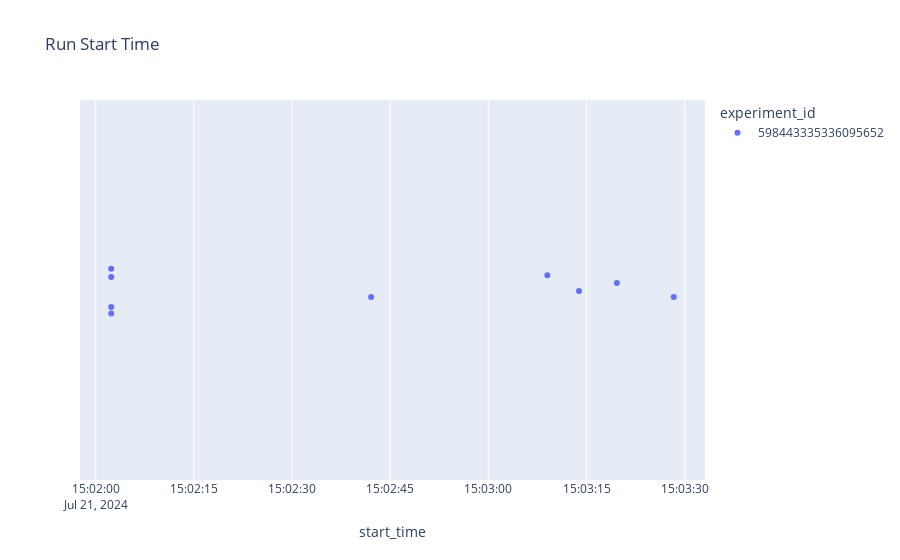

Notebook source saved alongside this figure:
### Code cell
px.strip(
    runs,
    x="start_time",
    color="experiment_id",
    hover_name="run_name",
    hover_data=runs.columns,
    title="Run Start Time",
)

### Figure 1 — Plotly figure (JSON) as saved in the notebook; plotly's stock layout.template omitted (floating-point values rounded to 4 significant figures)
{"data": [{"alignmentgroup": "True", "boxpoints": "all", "customdata": [["file:///home/fmind/mlops-python-package/mlruns/598443335336095652/5936b0cb0d9b47b2a1862344a79e55e7/artifacts", "2024-07-21T15:04:07.438000", "598443335336095652", "active", "5936b0cb0d9b47b2a1862344a79e55e7", "Explanations", "5936b0cb0d9b47b2a1862344a79e55e7", "FINISHED", "fmind", {}, {"conf_file": "confs/explanations.yaml"}, {"mlflow.gitRepoURL": "git@github.com:fmind/mlops-python-package", "mlflow.project.backend": "local", "mlflow.project.entryPoint": "main", "mlflow.project.env": "virtualenv", "mlflow.runName": "Explanations", "mlflow.source.git.commit": "ee17d0a9de59efd2eb99d667786ac417ec8b3b63", "mlflow.source.git.repoURL": "git@github.com:fmind/mlops-python-package", "mlflow.source.name": "file:///home/fmind/mlops-python-package", "mlflow.source.type": "PROJECT", "mlflow.user": "fmind"}, "fmind", "file:///home/fmind/mlops-python-package", "PROJECT", "main", "ee17d0a9de59efd2eb99d667786ac417ec8b3b63", "git@github.com:fmind/mlops-python-package", "git@github.com:fmind/mlops-python-package", "Explanations", "virtualenv", "local", null, null, null, null, null, null], ["file:///home/fmind/mlops-python-package/mlruns/598443335336095652/ef5b224b3f4e4dbcb05169cfc4f358f7/artifacts", "2024-07-21T15:03:25.782000", "598443335336095652", "active", "ef5b224b3f4e4dbcb05169cfc4f358f7", "Evaluations", "ef5b224b3f4e4dbcb05169cfc4f358f7", "FINISHED", "fmind", {"example_count": 13903, "max_error": 4294967295, "mean_absolute_error": 2044000000.0, "mean_absolute_percentage_error": 55190000.0, "mean_on_target": 174.6, "mean_squared_error": 296.7, "r2_score": 0.9894, "root_mean_squared_error": 17.22, "sum_on_target": 2428008}, {"conf_file": "confs/evaluations.yaml"}, {"mlflow.datasets": "[{\"name\":\"ce0fe6e33c74e2fa3659d51482be5f27\",\"hash\":\"ce0fe6e33c74e2fa3659d51482be5f27\",\"model\":\"c18c304506ec438c9937a5804b4e19bc\"}]", "mlflow.gitRepoURL": "git@github.com:fmind/mlops-python-package", "mlflow.project.backend": "local", "mlflow.project.entryPoint": "main", "mlflow.project.env": "virtualenv", "mlflow.runName": "Evaluations", "mlflow.source.git.commit": "ee17d0a9de59efd2eb99d667786ac417ec8b3b63", "mlflow.source.git.repoURL": "git@github.com:fmind/mlops-python-package", "mlflow.source.name": "file:///home/fmind/mlops-python-package", "mlflow.source.type": "PROJECT", "mlflow.user": "fmind"}, "fmind", "file:///home/fmind/mlops-python-package", "PROJECT", "main", "ee17d0a9de59efd2eb99d667786ac417ec8b3b63", "git@github.com:fmind/mlops-python-package", "git@github.com:fmind/mlops-python-package", "Evaluations", "virtualenv", "local", "[{\"name\":\"ce0fe6e33c74e2fa3659d51482be5f27\",\"hash\":\"ce0fe6e33c74e2fa3659d51482be5f27\",\"model\":\"c18c304506ec438c9937a5804b4e19bc\"}]", null, null, null, null, null], ["file:///home/fmind/mlops-python-package/mlruns/598443335336095652/65f34c799e814cfe82d844b0eff6a16f/artifacts", "2024-07-21T15:03:18.035000", "598443335336095652", "active", "65f34c799e814cfe82d844b0eff6a16f", "Inference", "65f34c799e814cfe82d844b0eff6a16f", "FINISHED", "fmind", {}, {"conf_file": "confs/inference.yaml"}, {"mlflow.gitRepoURL": "git@github.com:fmind/mlops-python-package", "mlflow.project.backend": "local", "mlflow.project.entryPoint": "main", "mlflow.project.env": "virtualenv", "mlflow.runName": "Inference", "mlflow.source.git.commit": "ee17d0a9de59efd2eb99d667786ac417ec8b3b63", "mlflow.source.git.repoURL": "git@github.com:fmind/mlops-python-package", "mlflow.source.name": "file:///home/fmind/mlops-python-package", "mlflow.source.type": "PROJECT", "mlflow.user": "fmind"}, "fmind", "file:///home/fmind/mlops-python-package", "PROJECT", "main", "ee17d0a9de59efd2eb99d667786ac417ec8b3b63", "git@github.com:fmind/mlops-python-package", "git@github.com:fmind/mlops-python-package", "Inference", "virtualenv", "local", null, null, null, null, null, null], ["file:///home/fmind/mlops-python-package/mlruns/598443335336095652/a5dbcb3fc6a24fdc863fb31eb0fc4d7a/artifacts", "2024-07-21T15:03:12.321000", "598443335336095652", "active", "a5dbcb3fc6a24fdc863fb31eb0fc4d7a", "Promotion", "a5dbcb3fc6a24fdc863fb31eb0fc4d7a", "FINISHED", "fmind", {}, {"conf_file": "confs/promotion.yaml"}, {"mlflow.gitRepoURL": "git@github.com:fmind/mlops-python-package", "mlflow.project.backend": "local", "mlflow.project.entryPoint": "main", "mlflow.project.env": "virtualenv", "mlflow.runName": "Promotion", "mlflow.source.git.commit": "ee17d0a9de59efd2eb99d667786ac417ec8b3b63", "mlflow.source.git.repoURL": "git@github.com:fmind/mlops-python-package", "mlflow.source.name": "file:///home/fmind/mlops-python-package", "mlflow.source.type": "PROJECT", "mlflow.user": "fmind"}, "fmind", "file:///home/fmind/mlops-python-package", "PROJECT", "main", "ee17d0a9de59efd2eb99d667786ac417ec8b3b63", "git@github.com:fmind/mlops-python-package", "git@github.com:fmind/mlops-python-package", "Promotion", "virtualenv", "local", null, null, null, null, null, null], ["file:///home/fmind/mlops-python-package/mlruns/598443335336095652/47302e957d8542198a281aad07b2413b/artifacts", "2024-07-21T15:03:07.098000", "598443335336095652", "active", "47302e957d8542198a281aad07b2413b", "Training", "47302e957d8542198a281aad07b2413b", "FINISHED", "fmind", {"mean_squared_error": -1787.0, "system/cpu_utilization_percentage": 15.6, "system/disk_available_megabytes": 35140.0, "system/disk_usage_megabytes": 70850.0, "system/disk_usage_percentage": 66.8, "system/network_receive_megabytes": 0.001855, "system/network_transmit_megabytes": 0.00373, "system/system_memory_usage_megabytes": 4144.0, "system/system_memory_usage_percentage": 27.5, "training_mean_absolute_error": 6.805, "training_mean_squared_error": 124.5, "training_r2_score": 0.9949, "training_root_mean_squared_error": 11.16, "training_score": 0.9949}, {"conf_file": "confs/training.yaml", "memory": "None", "regressor": "RandomForestRegressor(max_depth=20, n_estimators=200, random_state=42)", "regressor__bootstrap": "True", "regressor__ccp_alpha": "0.0", "regressor__criterion": "squared_error", "regressor__max_depth": "20", "regressor__max_features": "1.0", "regressor__max_leaf_nodes": "None", "regressor__max_samples": "None", "regressor__min_impurity_decrease": "0.0", "regressor__min_samples_leaf": "1", "regressor__min_samples_split": "2", "regressor__min_weight_fraction_leaf": "0.0", "regressor__monotonic_cst": "None", "regressor__n_estimators": "200", "regressor__n_jobs": "None", "regressor__oob_score": "False", "regressor__random_state": "42", "regressor__verbose": "0", "regressor__warm_start": "False", "steps": "[('transformer', ColumnTransformer(transformers=[('categoricals',\n                                 OneHotEncoder(handle_unknown='ignore',\n                                               sparse_output=False),\n                                 ['season', 'weathersit']),\n                                ('numericals', 'passthrough',\n                                 ['yr', 'mnth', 'hr', 'holiday', 'weekday',\n                                  'workingday', 'temp', 'atemp', 'hum',\n                                  'windspeed', 'casual'])])), ('regressor', RandomForestRegressor(max_depth=20, n_estimators=200, random_state=42))]", "transformer": "ColumnTransformer(transformers=[('categoricals',\n                                 OneHotEncoder(handle_unknown='ignore',\n                                               sparse_output=False),\n                                 ['season', 'weathersit']),\n                                ('numericals', 'passthrough',\n                                 ['yr', 'mnth', 'hr', 'holiday', 'weekday',\n                                  'workingday', 'temp', 'atemp', 'hum',\n                                  'windspeed', 'casual'])])", "transformer__categoricals": "OneHotEncoder(handle_unknown='ignore', sparse_output=False)", "transformer__categoricals__categories": "auto", "transformer__categoricals__drop": "None", "transformer__categoricals__dtype": "<class 'numpy.float64'>", "transformer__categoricals__feature_name_combiner": "concat", "transformer__categoricals__handle_unknown": "ignore", "transformer__categoricals__max_categories": "None", "transformer__categoricals__min_frequency": "None", "transformer__categoricals__sparse_output": "False", "transformer__n_jobs": "None", "transformer__numericals": "passthrough", "transformer__remainder": "drop", "transformer__sparse_threshold": "0.3", "transformer__transformer_weights": "None", "transformer__transformers": "[('categoricals', OneHotEncoder(handle_unknown='ignore', sparse_output=False), ['season', 'weathersit']), ('numericals', 'passthrough', ['yr', 'mnth', 'hr', 'holiday', 'weekday', 'workingday', 'temp', 'atemp', 'hum', 'windspeed', 'casual'])]", "transformer__verbose": "False", "transformer__verbose_feature_names_out": "True", "verbose": "False"}, {"estimator_class": "sklearn.pipeline.Pipeline", "estimator_name": "Pipeline", "mlflow.gitRepoURL": "git@github.com:fmind/mlops-python-package", "mlflow.log-model.history": "[{\"run_id\": \"47302e957d8542198a281aad07b2413b\", \"artifact_path\": \"model\", \"utc_time_created\": \"2024-07-21 15:02:54.863113\", \"flavors\": {\"python_function\": {\"model_path\": \"model.pkl\", \"predict_fn\": \"predict\", \"loader_module\": \"mlflow.sklearn\", \"python_version\": \"3.12.4\", \"env\": {\"conda\": \"conda.yaml\", \"virtualenv\": \"python_env.yaml\"}}, \"sklearn\": {\"pickled_model\": \"model.pkl\", \"sklearn_version\": \"1.4.2\", \"serialization_format\": \"cloudpickle\", \"code\": null}}, \"model_uuid\": \"4fd09447dee548f586e05d2edbfbe2d8\", \"mlflow_version\": \"2.14.3\", \"signature\": {\"inputs\": \"[{\\\"type\\\": \\\"datetime\\\", \\\"name\\\": \\\"dteday\\\", \\\"required\\\": true}, {\\\"type\\\": \\\"integer\\\", \\\"name\\\": \\\"season\\\", \\\"required\\\": true}, {\\\"type\\\": \\\"integer\\\", \\\"name\\\": \\\"yr\\\", \\\"required\\\": true}, {\\\"type\\\": \\\"integer\\\", \\\"name\\\": \\\"mnth\\\", \\\"required\\\": true}, {\\\"type\\\": \\\"integer\\\", \\\"name\\\": \\\"hr\\\", \\\"required\\\": true}, {\\\"type\\\": \\\"boolean\\\", \\\"name\\\": \\\"holiday\\\", \\\"required\\\": true}, {\\\"type\\\": \\\"integer\\\", \\\"name\\\": \\\"weekday\\\", \\\"required\\\": true}, {\\\"type\\\": \\\"boolean\\\", \\\"name\\\": \\\"workingday\\\", \\\"required\\\": true}, {\\\"type\\\": \\\"integer\\\", \\\"name\\\": \\\"weathersit\\\", \\\"required\\\": true}, {\\\"type\\\": \\\"float\\\", \\\"name\\\": \\\"temp\\\", \\\"required\\\": true}, {\\\"type\\\": \\\"float\\\", \\\"name\\\": \\\"atemp\\\", \\\"required\\\": true}, {\\\"type\\\": \\\"float\\\", \\\"name\\\": \\\"hum\\\", \\\"required\\\": true}, {\\\"type\\\": \\\"float\\\", \\\"name\\\": \\\"windspeed\\\", \\\"required\\\": true}, {\\\"type\\\": \\\"long\\\", \\\"name\\\": \\\"casual\\\", \\\"required\\\": true}, {\\\"type\\\": \\\"long\\\", \\\"name\\\": \\\"registered\\\", \\\"required\\\": true}]\", \"outputs\": \"[{\\\"type\\\": \\\"tensor\\\", \\\"tensor-spec\\\": {\\\"dtype\\\": \\\"float64\\\", \\\"shape\\\": [-1]}}]\", \"params\": null}, \"saved_input_example_info\": {\"artifact_path\": \"input_example.json\", \"type\": \"dataframe\", \"pandas_orient\": \"split\"}, \"model_size_bytes\": 203898413}, {\"run_id\": \"47302e957d8542198a281aad07b2413b\", \"artifact_path\": \"model\", \"utc_time_created\": \"2024-07-21 15:02:59.278448\", \"flavors\": {\"python_function\": {\"streamable\": false, \"cloudpickle_version\": \"3.0.0\", \"python_model\": \"python_model.pkl\", \"loader_module\": \"mlflow.pyfunc.model\", \"python_version\": \"3.12.4\", \"env\": {\"conda\": \"conda.yaml\", \"virtualenv\": \"python_env.yaml\"}, \"code\": null}}, \"model_uuid\": \"c18c304506ec438c9937a5804b4e19bc\", \"mlflow_version\": \"2.14.3\", \"signature\": {\"inputs\": \"[{\\\"type\\\": \\\"datetime\\\", \\\"name\\\": \\\"dteday\\\", \\\"required\\\": true}, {\\\"type\\\": \\\"integer\\\", \\\"name\\\": \\\"season\\\", \\\"required\\\": true}, {\\\"type\\\": \\\"integer\\\", \\\"name\\\": \\\"yr\\\", \\\"required\\\": true}, {\\\"type\\\": \\\"integer\\\", \\\"name\\\": \\\"mnth\\\", \\\"required\\\": true}, {\\\"type\\\": \\\"integer\\\", \\\"name\\\": \\\"hr\\\", \\\"required\\\": true}, {\\\"type\\\": \\\"boolean\\\", \\\"name\\\": \\\"holiday\\\", \\\"required\\\": true}, {\\\"type\\\": \\\"integer\\\", \\\"name\\\": \\\"weekday\\\", \\\"required\\\": true}, {\\\"type\\\": \\\"boolean\\\", \\\"name\\\": \\\"workingday\\\", \\\"required\\\": true}, {\\\"type\\\": \\\"integer\\\", \\\"name\\\": \\\"weathersit\\\", \\\"required\\\": true}, {\\\"type\\\": \\\"float\\\", \\\"name\\\": \\\"temp\\\", \\\"required\\\": true}, {\\\"type\\\": \\\"float\\\", \\\"name\\\": \\\"atemp\\\", \\\"required\\\": true}, {\\\"type\\\": \\\"float\\\", \\\"name\\\": \\\"hum\\\", \\\"required\\\": true}, {\\\"type\\\": \\\"float\\\", \\\"name\\\": \\\"windspeed\\\", \\\"required\\\": true}, {\\\"type\\\": \\\"long\\\", \\\"name\\\": \\\"casual\\\", \\\"required\\\": true}, {\\\"type\\\": \\\"long\\\", \\\"name\\\": \\\"registered\\\", \\\"required\\\": true}]\", \"outputs\": \"[{\\\"type\\\": \\\"long\\\", \\\"name\\\": \\\"prediction\\\", \\\"required\\\": true}]\", \"params\": null}, \"saved_input_example_info\": {\"artifact_path\": \"input_example.json\", \"type\": \"dataframe\", \"pandas_orient\": \"split\"}, \"model_size_bytes\": 205599260}]", "mlflow.project.backend": "local", "mlflow.project.entryPoint": "main", "mlflow.project.env": "virtualenv", "mlflow.runName": "Training", "mlflow.source.git.commit": "ee17d0a9de59efd2eb99d667786ac417ec8b3b63", "mlflow.source.git.repoURL": "git@github.com:fmind/mlops-python-package", "mlflow.source.name": "file:///home/fmind/mlops-python-package", "mlflow.source.type": "PROJECT", "mlflow.user": "fmind"}, "fmind", "file:///home/fmind/mlops-python-package", "PROJECT", "main", "ee17d0a9de59efd2eb99d667786ac417ec8b3b63", "git@github.com:fmind/mlops-python-package", "git@github.com:fmind/mlops-python-package", "Training", "virtualenv", "local", null, "Pipeline", "sklearn.pipeline.Pipeline", "[{\"run_id\": \"47302e957d8542198a281aad07b2413b\", \"artifact_path\": \"model\", \"utc_time_created\": \"2024-07-21 15:02:54.863113\", \"flavors\": {\"python_function\": {\"model_path\": \"model.pkl\", \"predict_fn\": \"predict\", \"loader_module\": \"mlflow.sklearn\", \"python_version\": \"3.12.4\", \"env\": {\"conda\": \"conda.yaml\", \"virtualenv\": \"python_env.yaml\"}}, \"sklearn\": {\"pickled_model\": \"model.pkl\", \"sklearn_version\": \"1.4.2\", \"serialization_format\": \"cloudpickle\", \"code\": null}}, \"model_uuid\": \"4fd09447dee548f586e05d2edbfbe2d8\", \"mlflow_version\": \"2.14.3\", \"signature\": {\"inputs\": \"[{\\\"type\\\": \\\"datetime\\\", \\\"name\\\": \\\"dteday\\\", \\\"required\\\": true}, {\\\"type\\\": \\\"integer\\\", \\\"name\\\": \\\"season\\\", \\\"required\\\": true}, {\\\"type\\\": \\\"integer\\\", \\\"name\\\": \\\"yr\\\", \\\"required\\\": true}, {\\\"type\\\": \\\"integer\\\", \\\"name\\\": \\\"mnth\\\", \\\"required\\\": true}, {\\\"type\\\": \\\"integer\\\", \\\"name\\\": \\\"hr\\\", \\\"required\\\": true}, {\\\"type\\\": \\\"boolean\\\", \\\"name\\\": \\\"holiday\\\", \\\"required\\\": true}, {\\\"type\\\": \\\"integer\\\", \\\"name\\\": \\\"weekday\\\", \\\"required\\\": true}, {\\\"type\\\": \\\"boolean\\\", \\\"name\\\": \\\"workingday\\\", \\\"required\\\": true}, {\\\"type\\\": \\\"integer\\\", \\\"name\\\": \\\"weathersit\\\", \\\"required\\\": true}, {\\\"type\\\": \\\"float\\\", \\\"name\\\": \\\"temp\\\", \\\"required\\\": true}, {\\\"type\\\": \\\"float\\\", \\\"name\\\": \\\"atemp\\\", \\\"required\\\": true}, {\\\"type\\\": \\\"float\\\", \\\"name\\\": \\\"hum\\\", \\\"required\\\": true}, {\\\"type\\\": \\\"float\\\", \\\"name\\\": \\\"windspeed\\\", \\\"required\\\": true}, {\\\"type\\\": \\\"long\\\", \\\"name\\\": \\\"casual\\\", \\\"required\\\": true}, {\\\"type\\\": \\\"long\\\", \\\"name\\\": \\\"registered\\\", \\\"required\\\": true}]\", \"outputs\": \"[{\\\"type\\\": \\\"tensor\\\", \\\"tensor-spec\\\": {\\\"dtype\\\": \\\"float64\\\", \\\"shape\\\": [-1]}}]\", \"params\": null}, \"saved_input_example_info\": {\"artifact_path\": \"input_example.json\", \"type\": \"dataframe\", \"pandas_orient\": \"split\"}, \"model_size_bytes\": 203898413}, {\"run_id\": \"47302e957d8542198a281aad07b2413b\", \"artifact_path\": \"model\", \"utc_time_created\": \"2024-07-21 15:02:59.278448\", \"flavors\": {\"python_function\": {\"streamable\": false, \"cloudpickle_version\": \"3.0.0\", \"python_model\": \"python_model.pkl\", \"loader_module\": \"mlflow.pyfunc.model\", \"python_version\": \"3.12.4\", \"env\": {\"conda\": \"conda.yaml\", \"virtualenv\": \"python_env.yaml\"}, \"code\": null}}, \"model_uuid\": \"c18c304506ec438c9937a5804b4e19bc\", \"mlflow_version\": \"2.14.3\", \"signature\": {\"inputs\": \"[{\\\"type\\\": \\\"datetime\\\", \\\"name\\\": \\\"dteday\\\", \\\"required\\\": true}, {\\\"type\\\": \\\"integer\\\", \\\"name\\\": \\\"season\\\", \\\"required\\\": true}, {\\\"type\\\": \\\"integer\\\", \\\"name\\\": \\\"yr\\\", \\\"required\\\": true}, {\\\"type\\\": \\\"integer\\\", \\\"name\\\": \\\"mnth\\\", \\\"required\\\": true}, {\\\"type\\\": \\\"integer\\\", \\\"name\\\": \\\"hr\\\", \\\"required\\\": true}, {\\\"type\\\": \\\"boolean\\\", \\\"name\\\": \\\"holiday\\\", \\\"required\\\": true}, {\\\"type\\\": \\\"integer\\\", \\\"name\\\": \\\"weekday\\\", \\\"required\\\": true}, {\\\"type\\\": \\\"boolean\\\", \\\"name\\\": \\\"workingday\\\", \\\"required\\\": true}, {\\\"type\\\": \\\"integer\\\", \\\"name\\\": \\\"weathersit\\\", \\\"required\\\": true}, {\\\"type\\\": \\\"float\\\", \\\"name\\\": \\\"temp\\\", \\\"required\\\": true}, {\\\"type\\\": \\\"float\\\", \\\"name\\\": \\\"atemp\\\", \\\"required\\\": true}, {\\\"type\\\": \\\"float\\\", \\\"name\\\": \\\"hum\\\", \\\"required\\\": true}, {\\\"type\\\": \\\"float\\\", \\\"name\\\": \\\"windspeed\\\", \\\"required\\\": true}, {\\\"type\\\": \\\"long\\\", \\\"name\\\": \\\"casual\\\", \\\"required\\\": true}, {\\\"type\\\": \\\"long\\\", \\\"name\\\": \\\"registered\\\", \\\"required\\\": true}]\", \"outputs\": \"[{\\\"type\\\": \\\"long\\\", \\\"name\\\": \\\"prediction\\\", \\\"required\\\": true}]\", \"params\": null}, \"saved_input_example_info\": {\"artifact_path\": \"input_example.json\", \"type\": \"dataframe\", \"pandas_orient\": \"split\"}, \"model_size_bytes\": 205599260}]", null, null], ["file:///home/fmind/mlops-python-package/mlruns/598443335336095652/38a4df3abf194e06b5eeaaa0bb383ee8/artifacts", "2024-07-21T15:02:40.466000", "598443335336095652", "active", "38a4df3abf194e06b5eeaaa0bb383ee8", "Tuning", "38a4df3abf194e06b5eeaaa0bb383ee8", "FINISHED", "fmind", {"best_cv_score": -5517.0, "system/cpu_utilization_percentage": 17.1, "system/disk_available_megabytes": 35140.0, "system/disk_usage_megabytes": 70840.0, "system/disk_usage_percentage": 66.8, "system/network_receive_megabytes": 0.01259, "system/network_transmit_megabytes": 0.006137, "system/system_memory_usage_megabytes": 4245, "system/system_memory_usage_percentage": 28.1, "training_score": -1951.0}, {"best_max_depth": "7", "conf_file": "confs/tuning.yaml", "cv": "KIND='TimeSeriesSplitter' gap=0 n_splits=4 test_size=1440", "error_score": "raise", "estimator": "KIND='BaselineSklearnModel' max_depth=20 n_estimators=200 random_state=42", "n_jobs": "None", "param_grid": "{'max_depth': [3, 5, 7]}", "pre_dispatch": "2*n_jobs", "refit": "True", "return_train_score": "False", "scoring": "<bound method Metric.scorer of SklearnMetric(KIND='SklearnMetric', name='mean_squared_error', greater_is_better=False)>", "verbose": "3"}, {"estimator_class": "sklearn.model_selection._search.GridSearchCV", "estimator_name": "GridSearchCV", "mlflow.gitRepoURL": "git@github.com:fmind/mlops-python-package", "mlflow.log-model.history": "[{\"run_id\": \"38a4df3abf194e06b5eeaaa0bb383ee8\", \"artifact_path\": \"model\", \"utc_time_created\": \"2024-07-21 15:02:33.521812\", \"flavors\": {\"python_function\": {\"model_path\": \"model.pkl\", \"predict_fn\": \"predict\", \"loader_module\": \"mlflow.sklearn\", \"python_version\": \"3.12.4\", \"env\": {\"conda\": \"conda.yaml\", \"virtualenv\": \"python_env.yaml\"}}, \"sklearn\": {\"pickled_model\": \"model.pkl\", \"sklearn_version\": \"1.4.2\", \"serialization_format\": \"cloudpickle\", \"code\": null}}, \"model_uuid\": \"67c6c33385b04cb5ad03402d17d4e377\", \"mlflow_version\": \"2.14.3\", \"signature\": {\"inputs\": \"[{\\\"type\\\": \\\"datetime\\\", \\\"name\\\": \\\"dteday\\\", \\\"required\\\": true}, {\\\"type\\\": \\\"integer\\\", \\\"name\\\": \\\"season\\\", \\\"required\\\": true}, {\\\"type\\\": \\\"integer\\\", \\\"name\\\": \\\"yr\\\", \\\"required\\\": true}, {\\\"type\\\": \\\"integer\\\", \\\"name\\\": \\\"mnth\\\", \\\"required\\\": true}, {\\\"type\\\": \\\"integer\\\", \\\"name\\\": \\\"hr\\\", \\\"required\\\": true}, {\\\"type\\\": \\\"boolean\\\", \\\"name\\\": \\\"holiday\\\", \\\"required\\\": true}, {\\\"type\\\": \\\"integer\\\", \\\"name\\\": \\\"weekday\\\", \\\"required\\\": true}, {\\\"type\\\": \\\"boolean\\\", \\\"name\\\": \\\"workingday\\\", \\\"required\\\": true}, {\\\"type\\\": \\\"integer\\\", \\\"name\\\": \\\"weathersit\\\", \\\"required\\\": true}, {\\\"type\\\": \\\"float\\\", \\\"name\\\": \\\"temp\\\", \\\"required\\\": true}, {\\\"type\\\": \\\"float\\\", \\\"name\\\": \\\"atemp\\\", \\\"required\\\": true}, {\\\"type\\\": \\\"float\\\", \\\"name\\\": \\\"hum\\\", \\\"required\\\": true}, {\\\"type\\\": \\\"float\\\", \\\"name\\\": \\\"windspeed\\\", \\\"required\\\": true}, {\\\"type\\\": \\\"long\\\", \\\"name\\\": \\\"casual\\\", \\\"required\\\": true}, {\\\"type\\\": \\\"long\\\", \\\"name\\\": \\\"registered\\\", \\\"required\\\": true}]\", \"outputs\": \"[{\\\"type\\\": \\\"long\\\", \\\"name\\\": \\\"prediction\\\", \\\"required\\\": true}]\", \"params\": null}, \"saved_input_example_info\": {\"artifact_path\": \"input_example.json\", \"type\": \"dataframe\", \"pandas_orient\": \"split\"}, \"model_size_bytes\": 3726525}, {\"run_id\": \"38a4df3abf194e06b5eeaaa0bb383ee8\", \"artifact_path\": \"best_estimator\", \"utc_time_created\": \"2024-07-21 15:02:37.041779\", \"flavors\": {\"python_function\": {\"model_path\": \"model.pkl\", \"predict_fn\": \"predict\", \"loader_module\": \"mlflow.sklearn\", \"python_version\": \"3.12.4\", \"env\": {\"conda\": \"conda.yaml\", \"virtualenv\": \"python_env.yaml\"}}, \"sklearn\": {\"pickled_model\": \"model.pkl\", \"sklearn_version\": \"1.4.2\", \"serialization_format\": \"cloudpickle\", \"code\": null}}, \"model_uuid\": \"301cd67b8f704f2280ce6b59d6846c7c\", \"mlflow_version\": \"2.14.3\", \"signature\": {\"inputs\": \"[{\\\"type\\\": \\\"datetime\\\", \\\"name\\\": \\\"dteday\\\", \\\"required\\\": true}, {\\\"type\\\": \\\"integer\\\", \\\"name\\\": \\\"season\\\", \\\"required\\\": true}, {\\\"type\\\": \\\"integer\\\", \\\"name\\\": \\\"yr\\\", \\\"required\\\": true}, {\\\"type\\\": \\\"integer\\\", \\\"name\\\": \\\"mnth\\\", \\\"required\\\": true}, {\\\"type\\\": \\\"integer\\\", \\\"name\\\": \\\"hr\\\", \\\"required\\\": true}, {\\\"type\\\": \\\"boolean\\\", \\\"name\\\": \\\"holiday\\\", \\\"required\\\": true}, {\\\"type\\\": \\\"integer\\\", \\\"name\\\": \\\"weekday\\\", \\\"required\\\": true}, {\\\"type\\\": \\\"boolean\\\", \\\"name\\\": \\\"workingday\\\", \\\"required\\\": true}, {\\\"type\\\": \\\"integer\\\", \\\"name\\\": \\\"weathersit\\\", \\\"required\\\": true}, {\\\"type\\\": \\\"float\\\", \\\"name\\\": \\\"temp\\\", \\\"required\\\": true}, {\\\"type\\\": \\\"float\\\", \\\"name\\\": \\\"atemp\\\", \\\"required\\\": true}, {\\\"type\\\": \\\"float\\\", \\\"name\\\": \\\"hum\\\", \\\"required\\\": true}, {\\\"type\\\": \\\"float\\\", \\\"name\\\": \\\"windspeed\\\", \\\"required\\\": true}, {\\\"type\\\": \\\"long\\\", \\\"name\\\": \\\"casual\\\", \\\"required\\\": true}, {\\\"type\\\": \\\"long\\\", \\\"name\\\": \\\"registered\\\", \\\"required\\\": true}]\", \"outputs\": \"[{\\\"type\\\": \\\"long\\\", \\\"name\\\": \\\"prediction\\\", \\\"required\\\": true}]\", \"params\": null}, \"saved_input_example_info\": {\"artifact_path\": \"input_example.json\", \"type\": \"dataframe\", \"pandas_orient\": \"split\"}, \"model_size_bytes\": 3713919}]", "mlflow.project.backend": "local", "mlflow.project.entryPoint": "main", "mlflow.project.env": "virtualenv", "mlflow.runName": "Tuning", "mlflow.source.git.commit": "ee17d0a9de59efd2eb99d667786ac417ec8b3b63", "mlflow.source.git.repoURL": "git@github.com:fmind/mlops-python-package", "mlflow.source.name": "file:///home/fmind/mlops-python-package", "mlflow.source.type": "PROJECT", "mlflow.user": "fmind"}, "fmind", "file:///home/fmind/mlops-python-package", "PROJECT", "main", "ee17d0a9de59efd2eb99d667786ac417ec8b3b63", "git@github.com:fmind/mlops-python-package", "git@github.com:fmind/mlops-python-package", "Tuning", "virtualenv", "local", null, "GridSearchCV", "sklearn.model_selection._search.GridSearchCV", "[{\"run_id\": \"38a4df3abf194e06b5eeaaa0bb383ee8\", \"artifact_path\": \"model\", \"utc_time_created\": \"2024-07-21 15:02:33.521812\", \"flavors\": {\"python_function\": {\"model_path\": \"model.pkl\", \"predict_fn\": \"predict\", \"loader_module\": \"mlflow.sklearn\", \"python_version\": \"3.12.4\", \"env\": {\"conda\": \"conda.yaml\", \"virtualenv\": \"python_env.yaml\"}}, \"sklearn\": {\"pickled_model\": \"model.pkl\", \"sklearn_version\": \"1.4.2\", \"serialization_format\": \"cloudpickle\", \"code\": null}}, \"model_uuid\": \"67c6c33385b04cb5ad03402d17d4e377\", \"mlflow_version\": \"2.14.3\", \"signature\": {\"inputs\": \"[{\\\"type\\\": \\\"datetime\\\", \\\"name\\\": \\\"dteday\\\", \\\"required\\\": true}, {\\\"type\\\": \\\"integer\\\", \\\"name\\\": \\\"season\\\", \\\"required\\\": true}, {\\\"type\\\": \\\"integer\\\", \\\"name\\\": \\\"yr\\\", \\\"required\\\": true}, {\\\"type\\\": \\\"integer\\\", \\\"name\\\": \\\"mnth\\\", \\\"required\\\": true}, {\\\"type\\\": \\\"integer\\\", \\\"name\\\": \\\"hr\\\", \\\"required\\\": true}, {\\\"type\\\": \\\"boolean\\\", \\\"name\\\": \\\"holiday\\\", \\\"required\\\": true}, {\\\"type\\\": \\\"integer\\\", \\\"name\\\": \\\"weekday\\\", \\\"required\\\": true}, {\\\"type\\\": \\\"boolean\\\", \\\"name\\\": \\\"workingday\\\", \\\"required\\\": true}, {\\\"type\\\": \\\"integer\\\", \\\"name\\\": \\\"weathersit\\\", \\\"required\\\": true}, {\\\"type\\\": \\\"float\\\", \\\"name\\\": \\\"temp\\\", \\\"required\\\": true}, {\\\"type\\\": \\\"float\\\", \\\"name\\\": \\\"atemp\\\", \\\"required\\\": true}, {\\\"type\\\": \\\"float\\\", \\\"name\\\": \\\"hum\\\", \\\"required\\\": true}, {\\\"type\\\": \\\"float\\\", \\\"name\\\": \\\"windspeed\\\", \\\"required\\\": true}, {\\\"type\\\": \\\"long\\\", \\\"name\\\": \\\"casual\\\", \\\"required\\\": true}, {\\\"type\\\": \\\"long\\\", \\\"name\\\": \\\"registered\\\", \\\"required\\\": true}]\", \"outputs\": \"[{\\\"type\\\": \\\"long\\\", \\\"name\\\": \\\"prediction\\\", \\\"required\\\": true}]\", \"params\": null}, \"saved_input_example_info\": {\"artifact_path\": \"input_example.json\", \"type\": \"dataframe\", \"pandas_orient\": \"split\"}, \"model_size_bytes\": 3726525}, {\"run_id\": \"38a4df3abf194e06b5eeaaa0bb383ee8\", \"artifact_path\": \"best_estimator\", \"utc_time_created\": \"2024-07-21 15:02:37.041779\", \"flavors\": {\"python_function\": {\"model_path\": \"model.pkl\", \"predict_fn\": \"predict\", \"loader_module\": \"mlflow.sklearn\", \"python_version\": \"3.12.4\", \"env\": {\"conda\": \"conda.yaml\", \"virtualenv\": \"python_env.yaml\"}}, \"sklearn\": {\"pickled_model\": \"model.pkl\", \"sklearn_version\": \"1.4.2\", \"serialization_format\": \"cloudpickle\", \"code\": null}}, \"model_uuid\": \"301cd67b8f704f2280ce6b59d6846c7c\", \"mlflow_version\": \"2.14.3\", \"signature\": {\"inputs\": \"[{\\\"type\\\": \\\"datetime\\\", \\\"name\\\": \\\"dteday\\\", \\\"required\\\": true}, {\\\"type\\\": \\\"integer\\\", \\\"name\\\": \\\"season\\\", \\\"required\\\": true}, {\\\"type\\\": \\\"integer\\\", \\\"name\\\": \\\"yr\\\", \\\"required\\\": true}, {\\\"type\\\": \\\"integer\\\", \\\"name\\\": \\\"mnth\\\", \\\"required\\\": true}, {\\\"type\\\": \\\"integer\\\", \\\"name\\\": \\\"hr\\\", \\\"required\\\": true}, {\\\"type\\\": \\\"boolean\\\", \\\"name\\\": \\\"holiday\\\", \\\"required\\\": true}, {\\\"type\\\": \\\"integer\\\", \\\"name\\\": \\\"weekday\\\", \\\"required\\\": true}, {\\\"type\\\": \\\"boolean\\\", \\\"name\\\": \\\"workingday\\\", \\\"required\\\": true}, {\\\"type\\\": \\\"integer\\\", \\\"name\\\": \\\"weathersit\\\", \\\"required\\\": true}, {\\\"type\\\": \\\"float\\\", \\\"name\\\": \\\"temp\\\", \\\"required\\\": true}, {\\\"type\\\": \\\"float\\\", \\\"name\\\": \\\"atemp\\\", \\\"required\\\": true}, {\\\"type\\\": \\\"float\\\", \\\"name\\\": \\\"hum\\\", \\\"required\\\": true}, {\\\"type\\\": \\\"float\\\", \\\"name\\\": \\\"windspeed\\\", \\\"required\\\": true}, {\\\"type\\\": \\\"long\\\", \\\"name\\\": \\\"casual\\\", \\\"required\\\": true}, {\\\"type\\\": \\\"long\\\", \\\"name\\\": \\\"registered\\\", \\\"required\\\": true}]\", \"outputs\": \"[{\\\"type\\\": \\\"long\\\", \\\"name\\\": \\\"prediction\\\", \\\"required\\\": true}]\", \"params\": null}, \"saved_input_example_info\": {\"artifact_path\": \"input_example.json\", \"type\": \"dataframe\", \"pandas_orient\": \"split\"}, \"model_size_bytes\": 3713919}]", null, null], ["file:///home/fmind/mlops-python-package/mlruns/598443335336095652/38c04e59e8344096bf574faf63b10cd1/artifacts", "2024-07-21T15:02:39.624000", "598443335336095652", "active", "38c04e59e8344096bf574faf63b10cd1", "charming-boar-572", "38c04e59e8344096bf574faf63b10cd1", "FINISHED", "fmind", {"mean_fit_time": 1.088, "mean_score_time": 0.03774, "mean_test_score": -16640.0, "rank_test_score": 3, "std_fit_time": 0.1549, "std_score_time": 0.001807, "std_test_score": 5315.0}, {"max_depth": "3", "n_estimators": "200", "random_state": "42"}, {"estimator_class": "bikes.core.models.BaselineSklearnModel", "estimator_name": "BaselineSklearnModel", "mlflow.autologging": "sklearn", "mlflow.parentRunId": "38a4df3abf194e06b5eeaaa0bb383ee8", "mlflow.runName": "charming-boar-572", "mlflow.source.git.commit": "ee17d0a9de59efd2eb99d667786ac417ec8b3b63", "mlflow.source.name": "/home/fmind/mlops-python-package/src/bikes/__main__.py", "mlflow.source.type": "LOCAL", "mlflow.user": "fmind"}, "fmind", "/home/fmind/mlops-python-package/src/bikes/__main__.py", "LOCAL", null, "ee17d0a9de59efd2eb99d667786ac417ec8b3b63", null, null, "charming-boar-572", null, null, null, "BaselineSklearnModel", "bikes.core.models.BaselineSklearnModel", null, "sklearn", "38a4df3abf194e06b5eeaaa0bb383ee8"], ["file:///home/fmind/mlops-python-package/mlruns/598443335336095652/82f77216b8ee4a2d8dc0869d4a6bfc48/artifacts", "2024-07-21T15:02:39.624000", "598443335336095652", "active", "82f77216b8ee4a2d8dc0869d4a6bfc48", "luxuriant-bird-233", "82f77216b8ee4a2d8dc0869d4a6bfc48", "FINISHED", "fmind", {"mean_fit_time": 2.581, "mean_score_time": 0.0482, "mean_test_score": -5517.0, "rank_test_score": 1, "std_fit_time": 0.4132, "std_score_time": 0.000427, "std_test_score": 1614.0}, {"max_depth": "7", "n_estimators": "200", "random_state": "42"}, {"estimator_class": "bikes.core.models.BaselineSklearnModel", "estimator_name": "BaselineSklearnModel", "mlflow.autologging": "sklearn", "mlflow.parentRunId": "38a4df3abf194e06b5eeaaa0bb383ee8", "mlflow.runName": "luxuriant-bird-233", "mlflow.source.git.commit": "ee17d0a9de59efd2eb99d667786ac417ec8b3b63", "mlflow.source.name": "/home/fmind/mlops-python-package/src/bikes/__main__.py", "mlflow.source.type": "LOCAL", "mlflow.user": "fmind"}, "fmind", "/home/fmind/mlops-python-package/src/bikes/__main__.py", "LOCAL", null, "ee17d0a9de59efd2eb99d667786ac417ec8b3b63", null, null, "luxuriant-bird-233", null, null, null, "BaselineSklearnModel", "bikes.core.models.BaselineSklearnModel", null, "sklearn", "38a4df3abf194e06b5eeaaa0bb383ee8"], ["file:///home/fmind/mlops-python-package/mlruns/598443335336095652/e110400581f846d08f802c970ae25458/artifacts", "2024-07-21T15:02:39.624000", "598443335336095652", "active", "e110400581f846d08f802c970ae25458", "capricious-bear-977", "e110400581f846d08f802c970ae25458", "FINISHED", "fmind", {"mean_fit_time": 1.757, "mean_score_time": 0.04086, "mean_test_score": -8288.0, "rank_test_score": 2, "std_fit_time": 0.275, "std_score_time": 0.002864, "std_test_score": 1046.0}, {"max_depth": "5", "n_estimators": "200", "random_state": "42"}, {"estimator_class": "bikes.core.models.BaselineSklearnModel", "estimator_name": "BaselineSklearnModel", "mlflow.autologging": "sklearn", "mlflow.parentRunId": "38a4df3abf194e06b5eeaaa0bb383ee8", "mlflow.runName": "capricious-bear-977", "mlflow.source.git.commit": "ee17d0a9de59efd2eb99d667786ac417ec8b3b63", "mlflow.source.name": "/home/fmind/mlops-python-package/src/bikes/__main__.py", "mlflow.source.type": "LOCAL", "mlflow.user": "fmind"}, "fmind", "/home/fmind/mlops-python-package/src/bikes/__main__.py", "LOCAL", null, "ee17d0a9de59efd2eb99d667786ac417ec8b3b63", null, null, "capricious-bear-977", null, null, null, "BaselineSklearnModel", "bikes.core.models.BaselineSklearnModel", null, "sklearn", "38a4df3abf194e06b5eeaaa0bb383ee8"]], "fillcolor": "rgba(255,255,255,0)", "hoveron": "points", "hovertemplate": "<b>%{hovertext}</b><br><br>experiment_id=%{customdata[2]}<br>start_time=%{x}<br>artifact_uri=%{customdata[0]}<br>end_time=%{customdata[1]}<br>lifecycle_stage=%{customdata[3]}<br>run_id=%{customdata[4]}<br>run_name=%{customdata[5]}<br>run_uuid=%{customdata[6]}<br>status=%{customdata[7]}<br>user_id=%{customdata[8]}<br>metrics=%{customdata[9]}<br>params=%{customdata[10]}<br>tags=%{customdata[11]}<br>mlflow.user=%{customdata[12]}<br>mlflow.source.name=%{customdata[13]}<br>mlflow.source.type=%{customdata[14]}<br>mlflow.project.entryPoint=%{customdata[15]}<br>mlflow.source.git.commit=%{customdata[16]}<br>mlflow.source.git.repoURL=%{customdata[17]}<br>mlflow.gitRepoURL=%{customdata[18]}<br>mlflow.runName=%{customdata[19]}<br>mlflow.project.env=%{customdata[20]}<br>mlflow.project.backend=%{customdata[21]}<br>mlflow.datasets=%{customdata[22]}<br>estimator_name=%{customdata[23]}<br>estimator_class=%{customdata[24]}<br>mlflow.log-model.history=%{customdata[25]}<br>mlflow.autologging=%{customdata[26]}<br>mlflow.parentRunId=%{customdata[27]}<extra></extra>", "hovertext": ["Explanations", "Evaluations", "Inference", "Promotion", "Training", "Tuning", "charming-boar-572", "luxuriant-bird-233", "capricious-bear-977"], "legendgroup": "598443335336095652", "line": {"color": "rgba(255,255,255,0)"}, "marker": {"color": "#636efa"}, "name": "598443335336095652", "offsetgroup": "598443335336095652", "orientation": "h", "pointpos": 0, "showlegend": true, "type": "box", "x": ["2024-07-21T15:03:28.331000", "2024-07-21T15:03:19.637000", "2024-07-21T15:03:13.853000", "2024-07-21T15:03:09.011000", "2024-07-21T15:02:42.090000", "2024-07-21T15:02:02.378000", "2024-07-21T15:02:02.378000", "2024-07-21T15:02:02.378000", "2024-07-21T15:02:02.378000"], "x0": " ", "xaxis": "x", "y0": " ", "yaxis": "y"}], "layout": {"boxmode": "group", "legend": {"title": {"text": "experiment_id"}, "tracegroupgap": 0}, "title": {"text": "Run Start Time"}, "xaxis": {"anchor": "y", "domain": [0, 1], "title": {"text": "start_time"}}, "yaxis": {"anchor": "x", "domain": [0, 1]}}}
